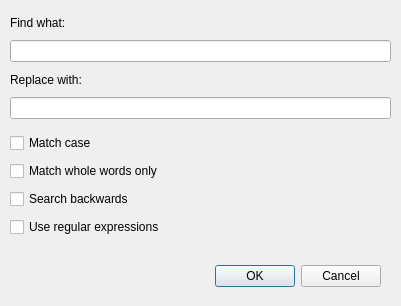
<?xml version="1.0" encoding="UTF-8"?>
<ui version="4.0">
 <class>FindReplaceDialog</class>
 <widget class="QDialog" name="FindReplaceDialog">
  <property name="geometry">
   <rect>
    <x>0</x>
    <y>0</y>
    <width>401</width>
    <height>306</height>
   </rect>
  </property>
  <property name="sizePolicy">
   <sizepolicy hsizetype="Fixed" vsizetype="Fixed">
    <horstretch>0</horstretch>
    <verstretch>0</verstretch>
   </sizepolicy>
  </property>
  <property name="windowTitle">
   <string>Dialog</string>
  </property>
  <widget class="QDialogButtonBox" name="buttonBox">
   <property name="geometry">
    <rect>
     <x>40</x>
     <y>260</y>
     <width>341</width>
     <height>32</height>
    </rect>
   </property>
   <property name="orientation">
    <enum>Qt::Horizontal</enum>
   </property>
   <property name="standardButtons">
    <set>QDialogButtonBox::Cancel|QDialogButtonBox::Ok</set>
   </property>
  </widget>
  <widget class="QWidget" name="">
   <property name="geometry">
    <rect>
     <x>10</x>
     <y>11</y>
     <width>381</width>
     <height>108</height>
    </rect>
   </property>
   <layout class="QVBoxLayout" name="verticalLayout">
    <item>
     <widget class="QLabel" name="findWhatLabel">
      <property name="text">
       <string>Find what:</string>
      </property>
     </widget>
    </item>
    <item>
     <widget class="QLineEdit" name="findWhatEdit"/>
    </item>
    <item>
     <widget class="QLabel" name="replaceWithLabel">
      <property name="text">
       <string>Replace with:</string>
      </property>
     </widget>
    </item>
    <item>
     <widget class="QLineEdit" name="replaceWithEdit"/>
    </item>
   </layout>
  </widget>
  <widget class="QWidget" name="">
   <property name="geometry">
    <rect>
     <x>10</x>
     <y>131</y>
     <width>195</width>
     <height>108</height>
    </rect>
   </property>
   <layout class="QVBoxLayout" name="verticalLayout_2">
    <item>
     <widget class="QCheckBox" name="matchCase">
      <property name="text">
       <string>Match case</string>
      </property>
     </widget>
    </item>
    <item>
     <widget class="QCheckBox" name="matchWholeWords">
      <property name="text">
       <string>Match whole words only</string>
      </property>
     </widget>
    </item>
    <item>
     <widget class="QCheckBox" name="searchBackwards">
      <property name="text">
       <string>Search backwards</string>
      </property>
     </widget>
    </item>
    <item>
     <widget class="QCheckBox" name="useRegexp">
      <property name="sizePolicy">
       <sizepolicy hsizetype="Fixed" vsizetype="Fixed">
        <horstretch>0</horstretch>
        <verstretch>0</verstretch>
       </sizepolicy>
      </property>
      <property name="text">
       <string>Use regular expressions</string>
      </property>
     </widget>
    </item>
   </layout>
  </widget>
 </widget>
 <resources/>
 <connections>
  <connection>
   <sender>buttonBox</sender>
   <signal>accepted()</signal>
   <receiver>FindReplaceDialog</receiver>
   <slot>accept()</slot>
   <hints>
    <hint type="sourcelabel">
     <x>248</x>
     <y>254</y>
    </hint>
    <hint type="destinationlabel">
     <x>157</x>
     <y>274</y>
    </hint>
   </hints>
  </connection>
  <connection>
   <sender>buttonBox</sender>
   <signal>rejected()</signal>
   <receiver>FindReplaceDialog</receiver>
   <slot>reject()</slot>
   <hints>
    <hint type="sourcelabel">
     <x>316</x>
     <y>260</y>
    </hint>
    <hint type="destinationlabel">
     <x>286</x>
     <y>274</y>
    </hint>
   </hints>
  </connection>
 </connections>
</ui>
